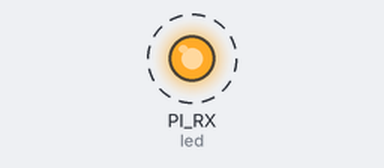
Simulated run of this program. Board: CircuitPython board. On the bench: output pins drawn as LEDs (lit = HIGH). Dashed ring = blinking.

Above: at 0.5 s.
Timing chart, 0 to 4.6 s (numbered marks = the images above):
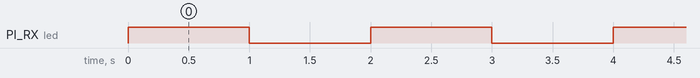

Measured:
- by itself, PI_RX (led): alternates HIGH for 1.0 s and LOW for 1.0 s

The program:

code.py
```python
# CircuitPython Test for Robotics Masters MM1
#
# Notes:
#   This is to be run using CircuitPython 3.1
#


import board
import digitalio
import time

led = digitalio.DigitalInOut(board.PI_RX)
led.direction = digitalio.Direction.OUTPUT

while True:
    led.value = True
    time.sleep(1)
    led.value = False
    time.sleep(1)
```
